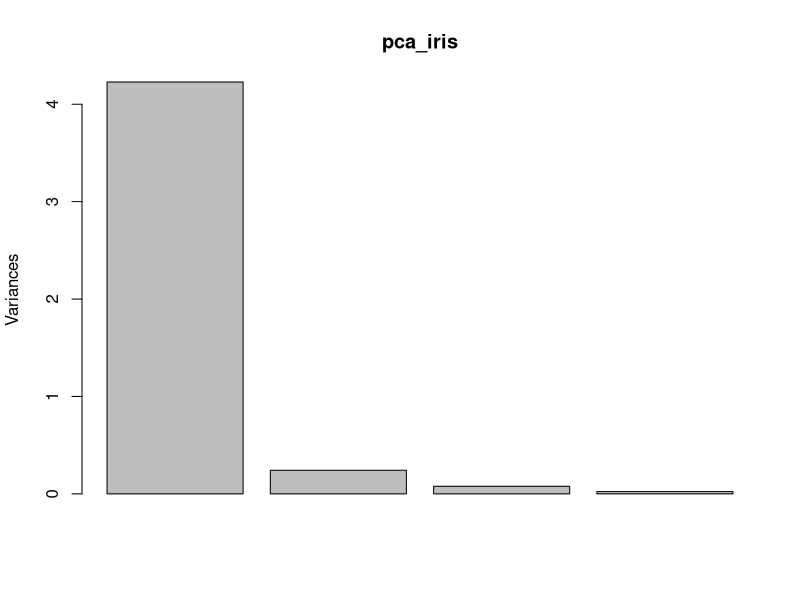
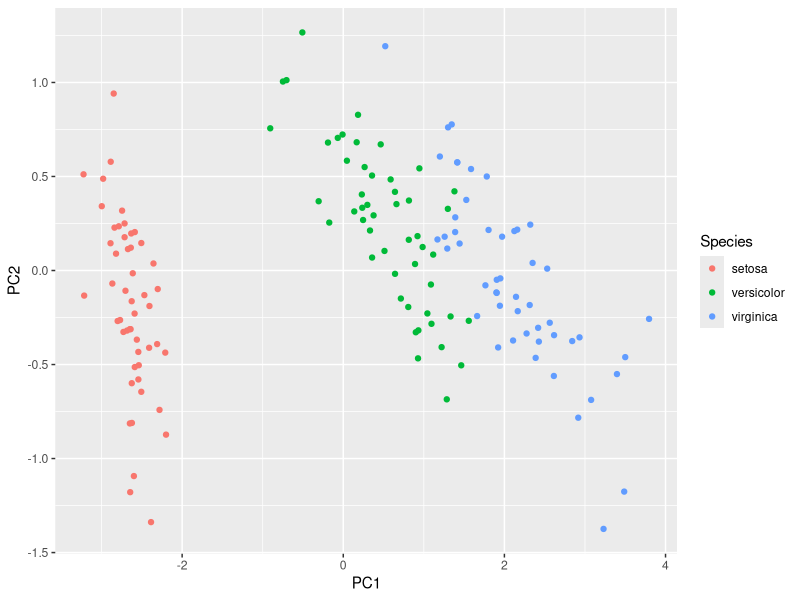

These charts were generated, in order, by the following R code:
#날짜 : 2021/01/27
#이름 : 김하린
#내용 : Ch14.요인분석과 상관관계 분석 - 요인분석(주성분 분석) 분석 실습 교재 p449

install.packages('ggplot2')
install.packages('dplyr')

library(ggplot2)
library(dplyr)

data(iris)
View(iris)

#주성분 분석 시행
pca_iris <- prcomp(iris[,1:4])
pca_iris

summary(pca_iris)

#시각화
plot(pca_iris)

#새로운 주성분으로 iris데이터 계산
pre_iris <- predict(pca_iris)
View(pre_iris)

#데이터프레임으로 변환
df_pre_iris <- as.data.frame(pre_iris)

#원본 데이터프레임과 합병
df_iris <- cbind(iris, df_pre_iris)
View(df_iris)

#시각화
ggplot(df_iris, aes(x=PC1, y=PC2, color=Species)) + geom_point()

#결론#############################################
#그래프를 살펴보면 기존 4개의 변수로 표현하는 것보다 
#새로운 주성분 2개(PC1, PC2)로 완벽히 군집을 표현할 수 
#있기 때문에 PCA 분석은 효용이 매우 크다.
